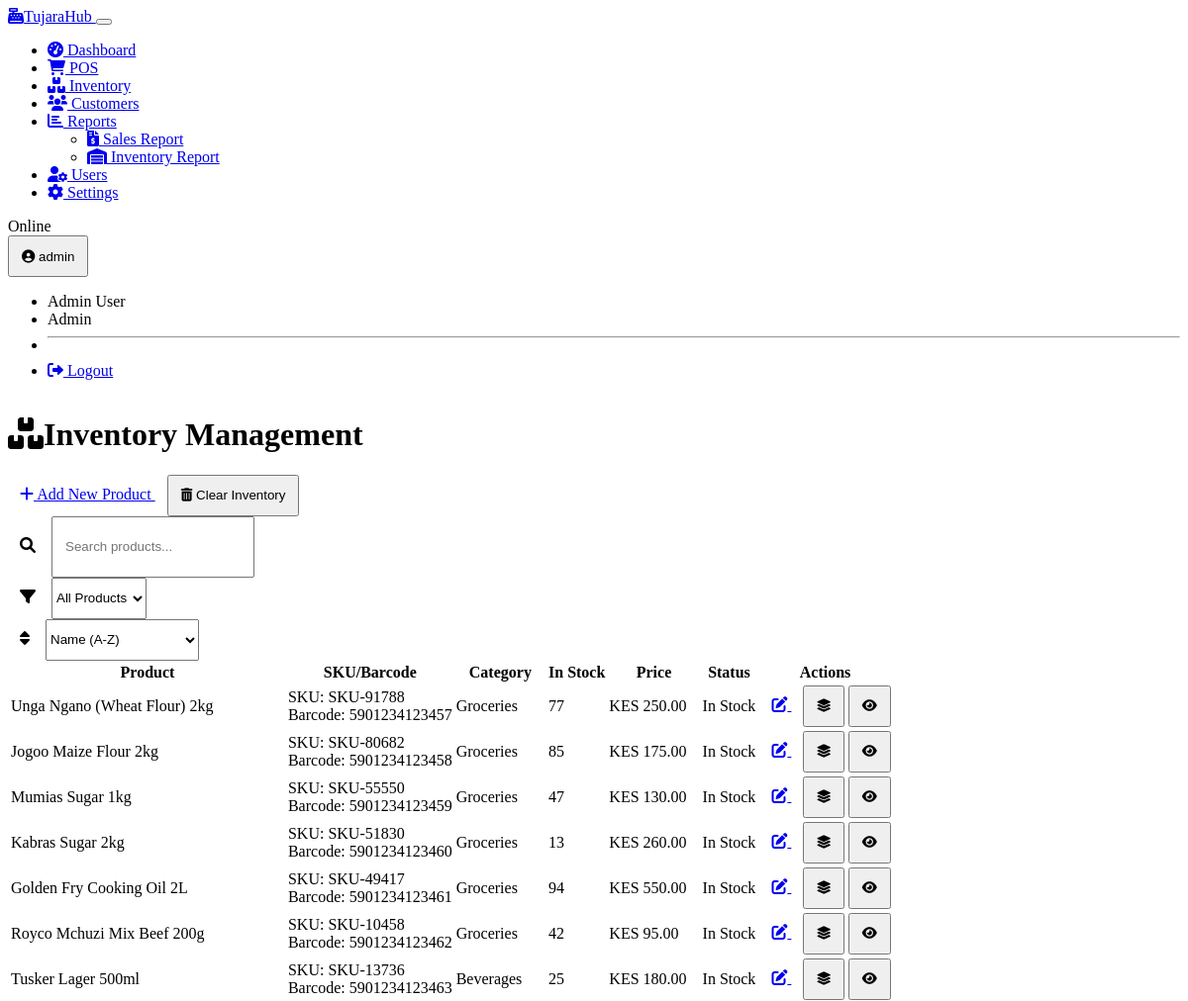
Before: /inventory (signed in, upper part) with the older database file.
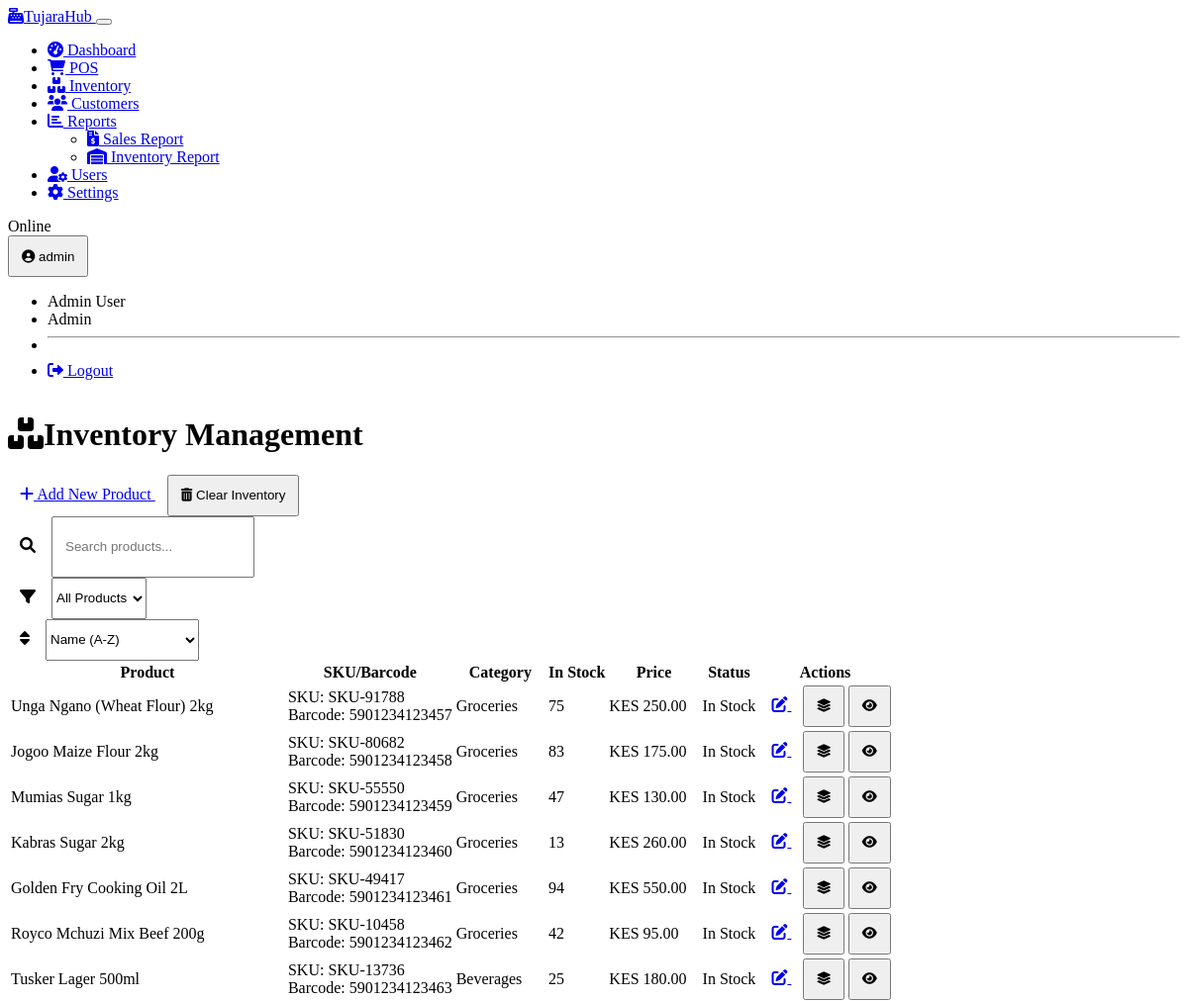
After: the same page with the newer database file.
### models.py (models this page shows, shortened)
class Product(db.Model):
    id = db.Column(db.Integer, primary_key=True)
    name = db.Column(db.String(100), nullable=False)
    description = db.Column(db.Text)
    sku = db.Column(db.String(50), unique=True)
    barcode = db.Column(db.String(50), unique=True)
    selling_price = db.Column(db.Float, nullable=False)
    cost_price = db.Column(db.Float, nullable=False)
    tax_rate = db.Column(db.Float, default=0.0)  # VAT rate in percentage
    is_active = db.Column(db.Boolean, default=True)
    created_at = db.Column(db.DateTime, default=datetime.utcnow)
    updated_at = db.Column(db.DateTime, default=datetime.utcnow, onupdate=datetime.utcnow)
    category_id = db.Column(db.Integer, db.ForeignKey('category.id'))
    supplier_id = db.Column(db.Integer, db.ForeignKey('supplier.id'))
    inventory = db.relationship('Inventory', backref='product', lazy=True)
    sale_items = db.relationship('SaleItem', backref='product', lazy=True)

class Inventory(db.Model):
    id = db.Column(db.Integer, primary_key=True)
    quantity = db.Column(db.Integer, default=0)
    reorder_level = db.Column(db.Integer, default=5)
    last_restock_date = db.Column(db.DateTime)
    updated_at = db.Column(db.DateTime, default=datetime.utcnow, onupdate=datetime.utcnow)
    product_id = db.Column(db.Integer, db.ForeignKey('product.id'), nullable=False)
    store_id = db.Column(db.Integer, db.ForeignKey('store.id'), nullable=False)
    __table_args__ = (db.UniqueConstraint('product_id', 'store_id', name='_product_store_uc'),)

class Category(db.Model):
    id = db.Column(db.Integer, primary_key=True)
    name = db.Column(db.String(100), nullable=False)
    description = db.Column(db.String(255))
    products = db.relationship('Product', backref='category', lazy=True)

### routes.py (the view)
    @app.route('/inventory')
    @login_required
    @not_cashier_required
    def inventory():
        store_id = session.get('store_id')
        inventory_items = (
            db.session.query(Product, Inventory, Category)
            .join(Inventory, Product.id == Inventory.product_id)
            .outerjoin(Category, Product.category_id == Category.id)
            .filter(Inventory.store_id == store_id)
            .all()
        )
        return render_template('inventory/index.html', inventory_items=inventory_items)

### auth.py (called while the page is built)
def login_required(view):
    @wraps(view)
    def wrapped_view(**kwargs):
        if not session.get('user_id'):
            return redirect(url_for('login'))
        return view(**kwargs)
    return wrapped_view

def not_cashier_required(view):
    @wraps(view)
    def wrapped_view(**kwargs):
        if not session.get('user_id'):
            return redirect(url_for('login'))
        if session.get('role') == Role.EMPLOYEE:
            flash('Employees do not have access to this area.', 'danger')
            return redirect(url_for('pos'))
        return view(**kwargs)
    return wrapped_view

def load_logged_in_user():
    user_id = session.get('user_id')
    if user_id is None:
        g.user = None
    else:
        try:
            g.user = User.query.get(user_id)
        except Exception:
            g.user = None

### models.py (called while the page is built)
    @property
    def full_name(self):
        return f"{self.first_name} {self.last_name}"

### templates/inventory/index.html (shortened to what the changed rows need)
{% extends 'base.html' %}
{% block content %}
<div class="container">
    <div class="d-sm-flex justify-content-between align-items-center mb-4">
        <h1 class="mb-0 mb-3 mb-sm-0"><i class="fas fa-boxes me-2"></i>Inventory Management</h1>
    </div>
    <div class="card">
        <div class="card-body p-0">
            <div class="table-responsive">
                <table class="table table-hover" id="inventory-table">
                    <thead>
                        <tr>
                            <th>Product</th>
                            <th>SKU/Barcode</th>
                            <th>Category</th>
                            <th class="text-center">In Stock</th>
                            <th class="text-end">Price</th>
                            <th class="text-center">Status</th>
                            <th class="text-end">Actions</th>
                        </tr>
                    </thead>
                    <tbody>
                        {% if inventory_items %}
                            {% for product, inventory, category in inventory_items %}
                            <tr data-product-id="{{ product.id }}" data-reorder-level="{{ inventory.reorder_level }}" class="">
                                <td class="product-name">{{ product.name }}</td>
                                <td>
                                    {% if product.sku %}<div>SKU: {{ product.sku }}</div>{% endif %}
                                    {% if product.barcode %}<div>Barcode: {{ product.barcode }}</div>{% endif %}
                                </td>
                                <td class="product-category">{{ category.name if category else 'Uncategorized' }}</td>
                                <td class="text-center product-quantity">{{ inventory.quantity }}</td>
                                <td class="text-end product-price" data-price="{{ product.selling_price }}">
                                    KES {{ "{:,.2f}".format(product.selling_price) }}
                                </td>
                                <td class="text-center">
                                    {% if inventory.quantity <= 0 %}
                                    <span class="badge bg-danger">Out of Stock</span>
                                    {% elif inventory.quantity <= inventory.reorder_level %}
                                    <span class="badge bg-warning text-dark">Low Stock</span>
                                    {% else %}
                                    <span class="badge bg-success">In Stock</span>
                                    {% endif %}
                                </td>
                                <td class="text-end">
                                    <div class="btn-group">
                                        {% if session.get('role') in ['admin', 'manager'] %}
                                        <a href="{{ url_for('edit_product', product_id=product.id) }}" class="btn btn-sm btn-outline-primary">
                                            <i class="fas fa-edit"></i>
                                        </a>
                                        {% endif %}
                                        <button type="button" class="btn btn-sm btn-outline-secondary adjust-stock-btn"
                                                data-id="{{ product.id }}"
                                                data-name="{{ product.name }}"
                                                data-stock="{{ inventory.quantity }}"
                                                data-bs-toggle="tooltip"
                                                title="Adjust Stock">
                                            <i class="fas fa-layer-group"></i>
                                        </button>
                                        <button type="button" class="btn btn-sm btn-outline-info"
                                                data-bs-toggle="tooltip"
                                                title="View Details">
                                            <i class="fas fa-eye"></i>
                                        </button>
                                    </div>
                                </td>
                            </tr>
                            {% endfor %}
                        {% else %}
                            <tr>
                                <td colspan="7" class="text-center py-4">No products found in inventory</td>
                            </tr>
                        {% endif %}
                    </tbody>
                </table>
            </div>
        </div>
    </div>
</div>
{% endblock %}

Changed rows visible on the page:
changed through a linked row, Product "Unga Ngano (Wheat Flour) 2kg": quantity "77" → "75"
changed through a linked row, Product "Jogoo Maize Flour 2kg": quantity "85" → "83"
